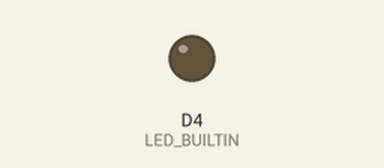
This sketch was run on a simulated ESP8266 (NodeMCU). Shown: output pins drawn as LEDs (lit = HIGH, except the on-board LED, lit = LOW). WiFi joins after 1.5 s; servers stay silent unless stated.

Above: at 2.1 s.
At 12.85 s:
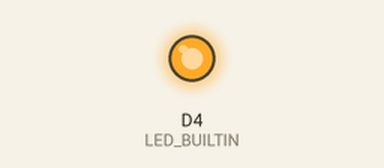
Timing chart, 0 to 13.2 s (numbered marks = the images above):
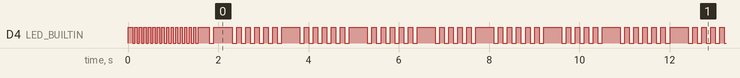

The sketch:

controlador_de_arcondicionado.ino
```cpp
#include <UniversalTelegramBot.h>
#include <ESP8266WiFi.h>
#include <WiFiClientSecure.h>

char ssid[] = "NPD-Estagiarios";               // nome do seu roteador WIFI (SSID)
char password[] = "tanaporta";    // senha do roteador WIFI

#define BOT_TOKEN "2063266093:AAEd_NNik81K4gCj_G2TiJIuh2H_3AD9We4"  // sua chave Token Bot Telegram
// Para obter o Chat ID, acesse Telegram => usuario IDBot => comando /getid

// cliente SSL necessario para a Biblioteca
WiFiClientSecure client;
UniversalTelegramBot bot(BOT_TOKEN, client);

#define R1 D1    // GPIO_14
int Bot_mtbs = 1000; //mean time between scan messages
long Bot_lasttime;   //last time messages' scan has been done

//***************************************************************************************

void setup()
{
  Serial.begin(115200);

  // Inicializa as entradas e saidas

  pinMode(R1, OUTPUT);
  digitalWrite(R1, LOW);
  pinMode(LED_BUILTIN, OUTPUT);
  digitalWrite(LED_BUILTIN, HIGH);

  //***************************************************************************************

  // Inicializa conexão Wifi

  WiFi.mode(WIFI_AP_STA);   // Configura o WIFI para modo estação e Acess point
  WiFi.disconnect();        // desconecta o WIFI
  delay(100);               // atraso de 100 milisegundos

  WiFi.begin(ssid, password);
  while (WiFi.status() != WL_CONNECTED)    // aguardando a conexão WEB
  {
    digitalWrite(LED_BUILTIN, LOW);
    delay(50);
    digitalWrite(LED_BUILTIN, HIGH);
    delay(50);
  }

  // Conecta cliente com SSL

  client.setFingerprint("F2:AD:29:9C:34:48:DD:8D:F4:CF:52:32:F6:57:33:68:2E:81:C1:90");
  while (!client.connect("api.telegram.org", 443))
  {
    digitalWrite(LED_BUILTIN, LOW);
    delay(200);
    digitalWrite(LED_BUILTIN, HIGH);
    delay(200);
  }

}

void loop()
{
  {
    digitalWrite(LED_BUILTIN, LOW);
    delay(100);
    digitalWrite(LED_BUILTIN, HIGH);
    delay(100);
  }

  if (millis() > Bot_lasttime + Bot_mtbs) {

    int numNewMessages = bot.getUpdates(bot.last_message_received + 1);
    while (numNewMessages) {

      for (int i = 0; i < numNewMessages; i++) {

        String chat_id = String(bot.messages[i].chat_id);
        String text = bot.messages[i].text;
        String from_name = bot.messages[i].from_name;


        if (text == "On" || text == "on" || text == "ON") {
          digitalWrite(R1, HIGH) ;
          bot.sendMessage(chat_id, from_name + " / Dispositivo / SAÍDA 1 LIGADA", "");
        }

        if (text == "Off" || text == "off" || text == "OFF") {
          digitalWrite(R1, LOW);
          bot.sendMessage(chat_id, from_name + " / Dispositivo / SAÍDA 1 DESLIGADA", "");
        }

      }

      numNewMessages = bot.getUpdates(bot.last_message_received + 1);
    }

    Bot_lasttime = millis();
  }


}
```

Measured:
- by itself, everything shown: repeats every 18.3 s, in 78 steps
